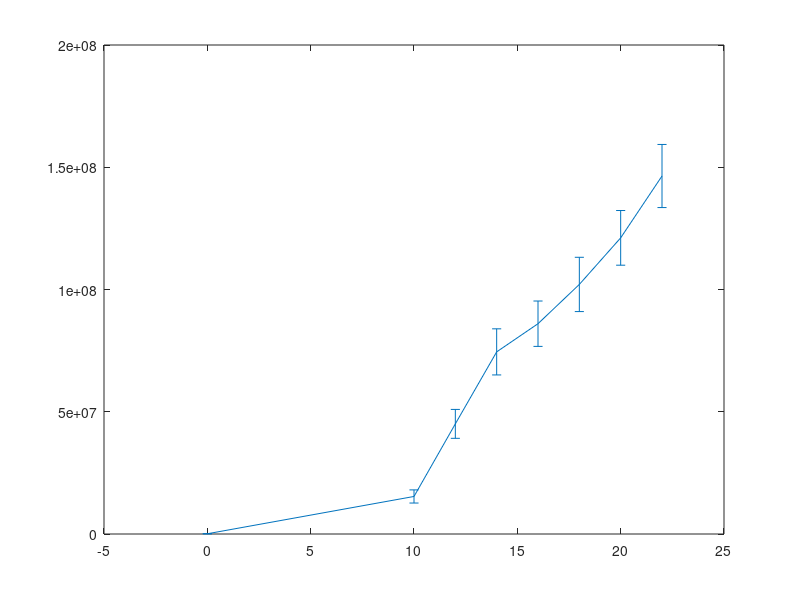

The MATLAB source for this figure: (Note: this script raises an error after producing the figure.)
clear all;
close all;
load('cells.mat');

Time=[0,10,12,14,16,18,20,22];
ndata = length(Time);
NumCellErr = zeros(ndata,1);
NumCell = zeros(ndata,1);
NumCell(1) = 100000;
NumCellErr(1) = 10000;
BData = cells;
BData(BData~=0) = 1;

for itime = 1:ndata-1
    NumCell(itime+1) = sum ( sum ( sum(cells(:,:,:,itime) ) ) );
end


for itime = 2:ndata
    for izslice = 1:length(cells(1,1,:,itime-1))
        BCell = bwboundaries(BData(:,:,izslice,itime-1));
        for iobject = 1:length(BCell)
            for irow = 1:length(BCell{iobject}(:,1))
                NumCellErr(itime) = NumCellErr(itime) + cells( BCell{iobject}(irow,1), BCell{iobject}(irow,2), izslice , itime-1);
            end
        end
    end
end

NumCellErr = 0.5*NumCellErr;
e = errorbar(Time, NumCell, NumCellErr);
e.Marker = 'o';
e.Color = 'b';
e.LineWidth = 3;
e.MarkerSize = 5.0;
hold on;
title('Gompertzian Fit To Rat''s Brain Tumor Growth','fontsize',12);
xlabel('Time [ days ]','fontsize',13);
ylabel('Tumor Cell Count','fontsize',13);
legend('Experimental Data','location', 'northwest');
hold off;

saveas(gcf,'errorbars.png');




